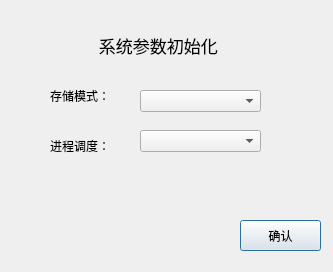
<?xml version="1.0" encoding="UTF-8"?>
<ui version="4.0">
 <class>initParameter</class>
 <widget class="QDialog" name="initParameter">
  <property name="geometry">
   <rect>
    <x>0</x>
    <y>0</y>
    <width>333</width>
    <height>272</height>
   </rect>
  </property>
  <property name="windowTitle">
   <string>Dialog</string>
  </property>
  <widget class="QPushButton" name="btnInit">
   <property name="geometry">
    <rect>
     <x>240</x>
     <y>220</y>
     <width>81</width>
     <height>31</height>
    </rect>
   </property>
   <property name="text">
    <string>确认</string>
   </property>
  </widget>
  <widget class="QLabel" name="label">
   <property name="geometry">
    <rect>
     <x>50</x>
     <y>80</y>
     <width>71</width>
     <height>31</height>
    </rect>
   </property>
   <property name="text">
    <string>存储模式：</string>
   </property>
  </widget>
  <widget class="QLabel" name="label_2">
   <property name="geometry">
    <rect>
     <x>50</x>
     <y>130</y>
     <width>71</width>
     <height>31</height>
    </rect>
   </property>
   <property name="text">
    <string>进程调度：</string>
   </property>
  </widget>
  <widget class="QComboBox" name="cbBox_MenMode">
   <property name="geometry">
    <rect>
     <x>140</x>
     <y>90</y>
     <width>121</width>
     <height>22</height>
    </rect>
   </property>
  </widget>
  <widget class="QComboBox" name="cbBox_Pro">
   <property name="geometry">
    <rect>
     <x>140</x>
     <y>130</y>
     <width>121</width>
     <height>22</height>
    </rect>
   </property>
  </widget>
  <widget class="QLabel" name="label_3">
   <property name="geometry">
    <rect>
     <x>80</x>
     <y>30</y>
     <width>161</width>
     <height>31</height>
    </rect>
   </property>
   <property name="font">
    <font>
     <pointsize>13</pointsize>
    </font>
   </property>
   <property name="text">
    <string>    系统参数初始化</string>
   </property>
  </widget>
 </widget>
 <resources/>
 <connections/>
</ui>
